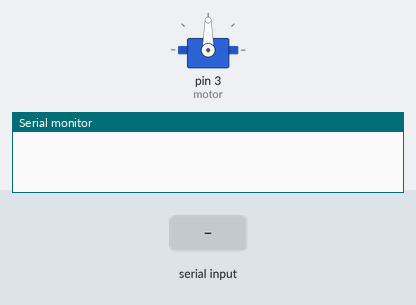
This sketch was run on a simulated Arduino Uno, built with avr-gcc and run on an emulated ATmega328P. Shown: servo, the last lines printed to the serial monitor. The inputs (shaded band) are chosen by the test bench.

Above: at 1.2 s.
1.3 s: "90,45\n" received over Serial
At 2.5 s:
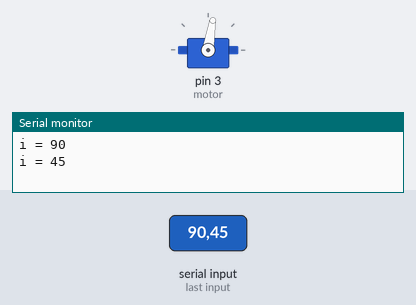
2.8 s: "30,150\n" received over Serial
At 3.9 s:
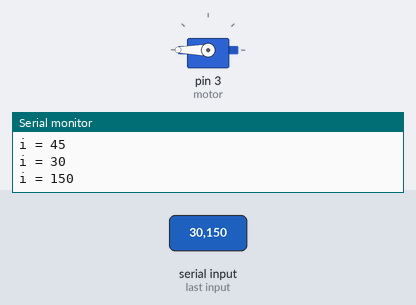
4.3 s: "5\n" received over Serial
At 4.9 s:
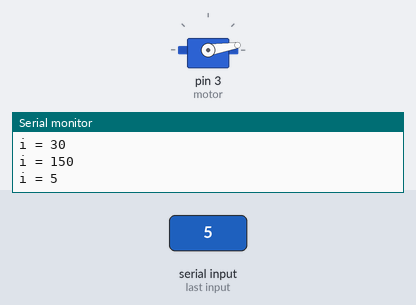
5.8 s: "90\n" received over Serial
At 7.0 s:
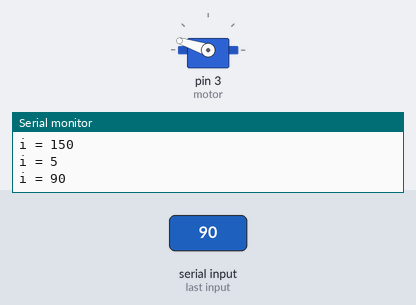
7.3 s: "200\n" received over Serial
At 8.4 s:
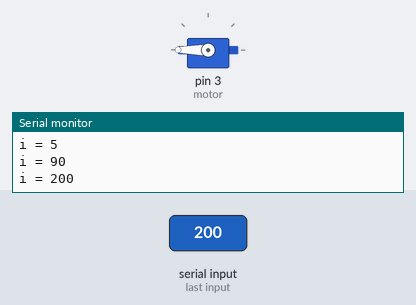
Timing chart, 0 to 9.8 s (numbered marks = the images above; inputs shaded):
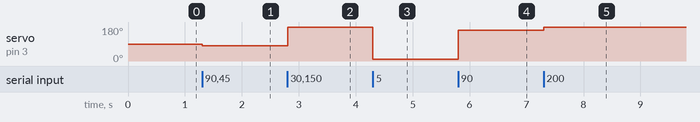

Measured:
- after the input at 1.3 s, servo on pin 3 (motor): 90° → 81° at once
- after the input at 2.8 s, servo on pin 3 (motor): 81° → 180° at once
- after the input at 4.3 s, servo on pin 3 (motor): 180° → 9° at once
- after the input at 5.8 s, servo on pin 3 (motor): 9° → 162° at once
- after the input at 7.3 s, servo on pin 3 (motor): 162° → 180° at once

The sketch:

rookies.ino
```cpp
#include <Servo.h>
Servo motor;
byte b;
long i = 0;
int a=0;
void setup ()
{

  motor.attach(3);
  Serial.begin(9600);
  Serial.setTimeout(10);
}
void loop()
{
 if (Serial.available()>0 ) {
    i = Serial.parseInt();
   a = Serial.read();
    Serial.print("i = ");
    Serial.println(i);
   motor.write(i*1.8);
   }

}
```
